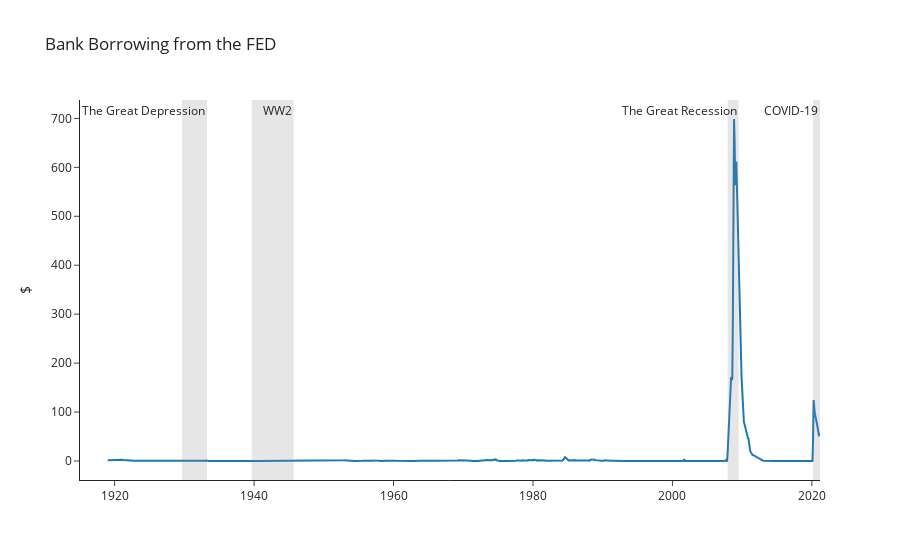

Notebook cell for this chart:
### Code cell
# Get total depository insitution borrowing from the FED
bank_borrowing = quandl.get("FRED/BORROW", authtoken="m6nQZWVxbd6F2y_ESnBH")
bank_borrowing.columns= ["Bank Borrowing from the FED"]
bank_borrowing_chart = go.Figure().update_layout(template="simple_white", yaxis=dict(title="$"), title = "Bank Borrowing from the FED")
bank_borrowing_chart.add_trace(go.Scatter(x= bank_borrowing.index, y=bank_borrowing["Bank Borrowing from the FED"],mode='lines', name="Bank Borrowing from the FED"))
bank_borrowing_chart.add_vrect(x0=inflation_rate_cpi.index[inflation_rate_cpi.index=='1929-09-01'][0], x1=inflation_rate_cpi.index[inflation_rate_cpi.index=='1933-04-01'][0], line_width=0, fillcolor="grey", opacity=0.2, annotation_text = "The Great Depression")
bank_borrowing_chart.add_vrect(x0=inflation_rate_cpi.index[inflation_rate_cpi.index=='1939-09-01'][0], x1=inflation_rate_cpi.index[inflation_rate_cpi.index=='1945-09-01'][0], line_width=0, fillcolor="grey", opacity=0.2, annotation_text = "WW2")
bank_borrowing_chart.add_vrect(x0=inflation_rate_cpi.index[inflation_rate_cpi.index=='2007-12-01'][0], x1=inflation_rate_cpi.index[inflation_rate_cpi.index=='2009-07-01'][0], line_width=0, fillcolor="grey", opacity=0.2, annotation_text = "The Great Recession")
bank_borrowing_chart.add_vrect(x0=inflation_rate_cpi.index[inflation_rate_cpi.index=='2020-03-01'][0], x1=inflation_rate_cpi.index[-1], line_width=0, fillcolor="grey", opacity=0.2, annotation_text = "COVID-19")

### Figure 1 — Plotly figure (JSON) as saved in the notebook; plotly's stock layout.template omitted (floating-point values rounded to 4 significant figures; data arrays with more than 128 entries replaced by an {"elided": "..."} marker saying what was removed)
{"data": [{"mode": "lines", "name": "Bank Borrowing from the FED", "type": "scatter", "x": {"elided": "1227 str values"}, "y": {"elided": "1227 float values"}}], "layout": {"annotations": [{"showarrow": false, "text": "The Great Depression", "x": "1933-04-01T00:00:00", "xanchor": "right", "xref": "x", "y": 1, "yanchor": "top", "yref": "y domain"}, {"showarrow": false, "text": "WW2", "x": "1945-09-01T00:00:00", "xanchor": "right", "xref": "x", "y": 1, "yanchor": "top", "yref": "y domain"}, {"showarrow": false, "text": "The Great Recession", "x": "2009-07-01T00:00:00", "xanchor": "right", "xref": "x", "y": 1, "yanchor": "top", "yref": "y domain"}, {"showarrow": false, "text": "COVID-19", "x": "2021-03-01T00:00:00", "xanchor": "right", "xref": "x", "y": 1, "yanchor": "top", "yref": "y domain"}], "autosize": true, "shapes": [{"fillcolor": "grey", "line": {"width": 0}, "opacity": 0.2, "type": "rect", "x0": "1929-09-01T00:00:00", "x1": "1933-04-01T00:00:00", "xref": "x", "y0": 0, "y1": 1, "yref": "y domain"}, {"fillcolor": "grey", "line": {"width": 0}, "opacity": 0.2, "type": "rect", "x0": "1939-09-01T00:00:00", "x1": "1945-09-01T00:00:00", "xref": "x", "y0": 0, "y1": 1, "yref": "y domain"}, {"fillcolor": "grey", "line": {"width": 0}, "opacity": 0.2, "type": "rect", "x0": "2007-12-01T00:00:00", "x1": "2009-07-01T00:00:00", "xref": "x", "y0": 0, "y1": 1, "yref": "y domain"}, {"fillcolor": "grey", "line": {"width": 0}, "opacity": 0.2, "type": "rect", "x0": "2020-03-01T00:00:00", "x1": "2021-03-01T00:00:00", "xref": "x", "y0": 0, "y1": 1, "yref": "y domain"}], "title": {"text": "Bank Borrowing from the FED"}, "xaxis": {"autorange": true, "range": ["1919-01-01", "2021-03-01"], "type": "date"}, "yaxis": {"autorange": true, "range": [-38.82, 737.6], "title": {"text": "$"}, "type": "linear"}}}
